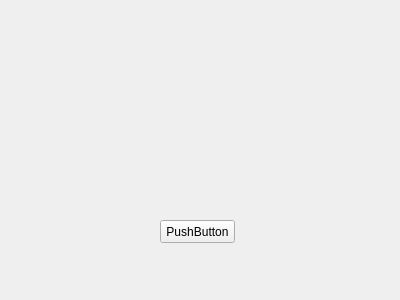
<?xml version="1.0" encoding="UTF-8"?>
<ui version="4.0">
 <class>Widget</class>
 <widget class="QWidget" name="Widget">
  <property name="geometry">
   <rect>
    <x>0</x>
    <y>0</y>
    <width>400</width>
    <height>300</height>
   </rect>
  </property>
  <property name="windowTitle">
   <string>Widget</string>
  </property>
  <widget class="QPushButton" name="pushButton">
   <property name="geometry">
    <rect>
     <x>160</x>
     <y>220</y>
     <width>75</width>
     <height>23</height>
    </rect>
   </property>
   <property name="text">
    <string>PushButton</string>
   </property>
  </widget>
 </widget>
 <layoutdefault spacing="6" margin="11"/>
 <resources/>
 <connections/>
</ui>
